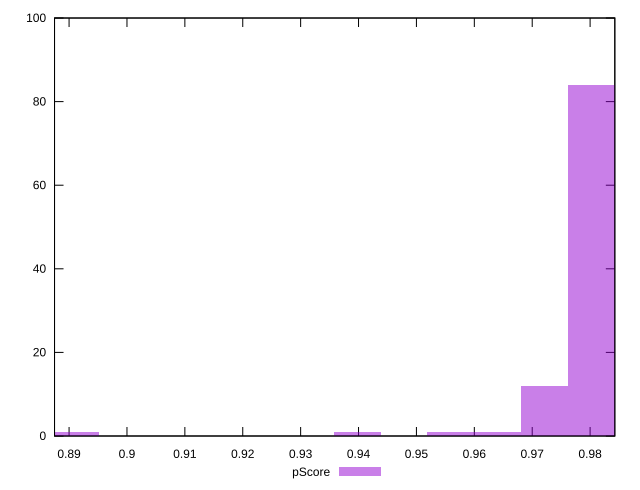

Recreate this plot in gnuplot.
reset

$pScore <<EOF
0.8911401844836319 1
0.9802542029319951 84
0.9721529285275985 12
0.9640516541232018 1
0.9559503797188051 1
0.9397478309100118 1
EOF

set key outside below
set boxwidth 0.008101274404396654
set xrange [0.8874878810873735:0.9842700018228892]
set yrange [0:100]
set trange [0:100]
set style fill transparent solid 0.5 noborder
set terminal svg size 640, 490 enhanced background rgb 'white'
set output "report_00018_2021-02-10T15-25-16.877Z/total-blocking-time/samples/pages+cached/pScore/histogram.svg"

plot $pScore title "pScore" with boxes

reset
